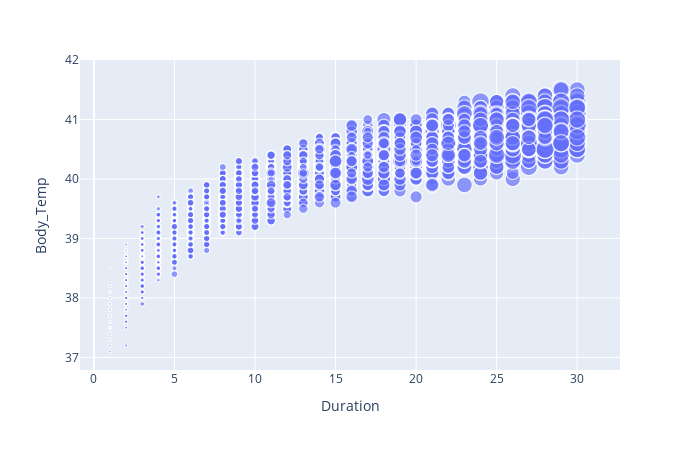

The cell this chart's notebook holds for it:
### Markdown cell above
* As we can see the `Categorized_BMI` is identically distributed between age groups(the sequence is identical, for example in both `Normal` and `Overweight` ; `Young` comes first , 'Middle-Aged` comes second , etc.)

* An interesting thing is , about `50%` of old individuals have `Normal` weight and another `50%` are `Overweight`.

### Code cell
fig = px.scatter(exercise_train_data , x = "Duration" , y = "Body_Temp" , size = "Calories")

fig.update_layout(      
    width=700,
    height=450,
)

fig.show()

### Figure 1 — Plotly figure (JSON) as saved in the notebook; plotly's stock layout.template omitted (floating-point values rounded to 4 significant figures; data arrays with more than 128 entries replaced by an {"elided": "..."} marker saying what was removed)
{"data": [{"hovertemplate": "Duration=%{x}<br>Body_Temp=%{y}<br>Calories=%{marker.size}<extra></extra>", "legendgroup": "", "marker": {"color": "#636efa", "size": {"elided": "12000 float values"}, "sizemode": "area", "sizeref": 0.7225, "symbol": "circle"}, "mode": "markers", "name": "", "showlegend": false, "type": "scattergl", "x": {"elided": "12000 float values"}, "xaxis": "x", "y": {"elided": "12000 float values"}, "yaxis": "y"}], "layout": {"height": 450, "legend": {"itemsizing": "constant", "tracegroupgap": 0}, "margin": {"t": 60}, "width": 700, "xaxis": {"anchor": "y", "domain": [0, 1], "title": {"text": "Duration"}}, "yaxis": {"anchor": "x", "domain": [0, 1], "title": {"text": "Body_Temp"}}}}
